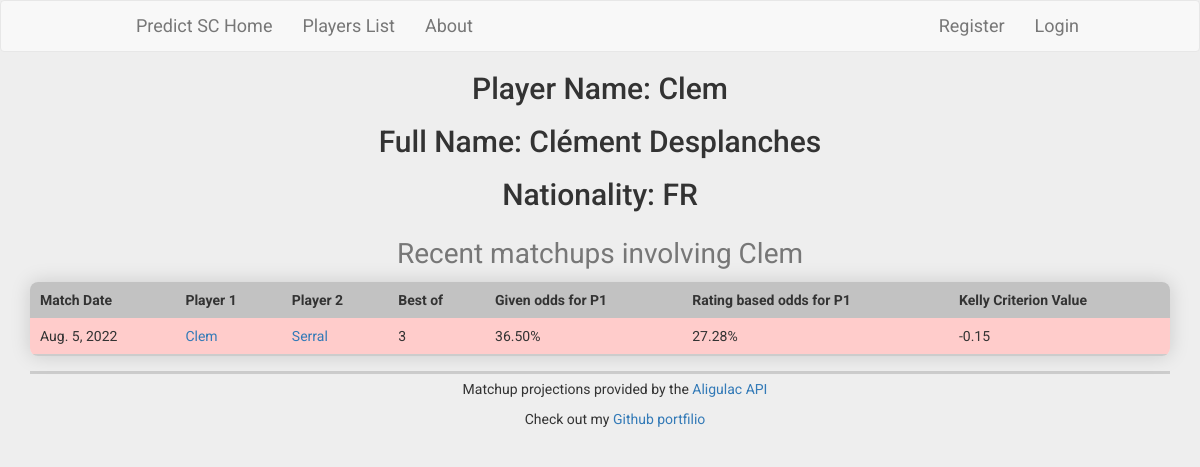
Screenshot of /scodds/players/8 with the database file from the repository.
### scodds/models.py (models this page shows, shortened)
class Player(models.Model):
    name = models.CharField(max_length=32)
    full_name = models.CharField(max_length=32, default="N/A")
    country = models.CharField(max_length=32, default="N/A")

class Matchup(models.Model):
    player1 = models.ForeignKey(
        Player, on_delete=models.CASCADE, related_name="player1")
    player2 = models.ForeignKey(
        Player, on_delete=models.CASCADE, related_name="player2")
    bestOf = models.IntegerField(default=3)
    p1Odds = models.FloatField(default=0)
    p1AligulacOdds = models.FloatField(default=0)
    kellyValue = models.FloatField(default=0)
    matchupDate = models.DateField(default=date.today)

### scodds/views.py (the view)
# urls.py: path("players/<int:player_id>", views.playerpage, name="player"),
def playerpage(request, player_id):
    player = Player.objects.get(pk=player_id)
    return render(request, "scodds/playerpage.html", {
        "player": player,
        "player_matches_1": Matchup.objects.filter(player1_id=player_id),
        "player_matches_2": Matchup.objects.filter(player2_id=player_id)
    })

### scodds/templates/scodds/playerpage.html (shortened to what this page needs)
{% extends "scodds/layout.html" %}
{% load static %}
{%block body%}
<h2 class="text-center">Player Name: {{player.name}}</h2>
<h2 class="text-center">Full Name: {{player.full_name}}</h2>
<h2 class="text-center">Nationality: {{player.country}}</h2>
<table class="content-table">
  <caption class="text-center">Recent matchups involving {{player.name}}</caption>
  <thead>
    <tr>
      <th>Match Date</th>
      <th>Player 1</th>
      <th>Player 2</th>
      <th>Best of</th>
      <th>Given odds for P1</th>
      <th>Rating based odds for P1</th>
      <th>Kelly Criterion Value</th>
    </tr>
  </thead>
  {% for matchup in player_matches_1 %}
  <tr>
    <td>{{matchup.matchupDate}}</td>
    <td><a href="{% url 'player' matchup.player1.id %}">{{matchup.player1.name}}</a></td>
    <td><a href="{% url 'player' matchup.player2.id %}">{{matchup.player2.name}}</a></td>
    <td>{{matchup.bestOf}}</td>
    <td>{{matchup.p1Odds|floatformat:2}}%</td>
    <td>{{matchup.p1AligulacOdds|floatformat:2}}%</td>
    <td>{{matchup.kellyValue|floatformat:2}}</td>
  </tr>
  {% endfor %}
</table>
{% endblock %}

### scodds/static/scodds/styles.css (style rules this page uses)
html * { font-family: 'Roboto', sans-serif; }
body { background-color: #eeeeee !important; font-family: 'Roboto', sans-serif; }
html,body { height: 100%; }
.content-table { border-collapse: collapse; margin: 15px 0; width: 100%; font-size: 1em; border-radius: 8px; overflow: hidden; box-shadow: 0 0 20px rgba(0, 0, 0, .15); }
.content-table thead tr { border-radius: 8px; background-color: #C2C2C2; font-weight: bold; }
th:first-of-type { border-top-left-radius: 8px; }
th:last-of-type { border-top-right-radius: 8px; }
.content-table th, .content-table td { padding: 8px 10px; }
.content-table tbody tr { border-bottom: 2px solid #ccc; }
td, th { text-align: left; }
caption { font-size: 2em; }

### rows the page displays
Player: name "Clem", full_name "Clément Desplanches", country "FR"
Matchup: matchupDate "Aug. 5, 2022", player1.name "Clem", player2.name "Serral", bestOf "3", p1Odds "36.50", p1AligulacOdds "27.28", kellyValue "-0.15"
